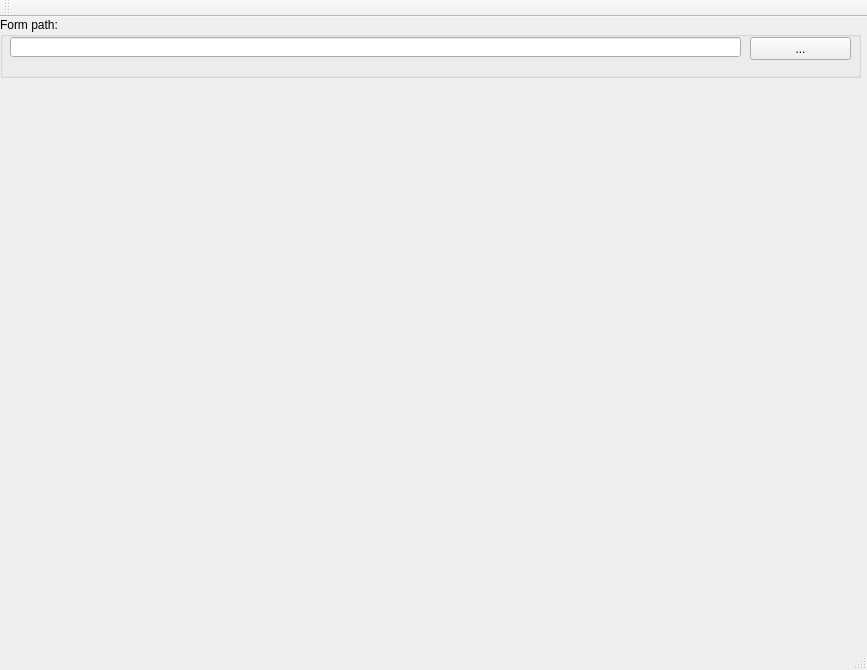
<?xml version="1.0" encoding="UTF-8"?>
<ui version="4.0">
 <class>MainWindow</class>
 <widget class="QMainWindow" name="MainWindow">
  <property name="geometry">
   <rect>
    <x>0</x>
    <y>0</y>
    <width>867</width>
    <height>670</height>
   </rect>
  </property>
  <property name="windowTitle">
   <string>anXFSPTRForm Engine</string>
  </property>
  <widget class="QWidget" name="centralWidget">
   <widget class="QGroupBox" name="groupBox">
    <property name="geometry">
     <rect>
      <x>0</x>
      <y>0</y>
      <width>861</width>
      <height>61</height>
     </rect>
    </property>
    <property name="title">
     <string>Form path:</string>
    </property>
    <widget class="QLineEdit" name="lineEdit_path">
     <property name="geometry">
      <rect>
       <x>10</x>
       <y>20</y>
       <width>731</width>
       <height>20</height>
      </rect>
     </property>
    </widget>
    <widget class="QPushButton" name="pushButton_select">
     <property name="geometry">
      <rect>
       <x>750</x>
       <y>20</y>
       <width>101</width>
       <height>23</height>
      </rect>
     </property>
     <property name="text">
      <string>...</string>
     </property>
    </widget>
   </widget>
  </widget>
  <widget class="QMenuBar" name="menuBar">
   <property name="geometry">
    <rect>
     <x>0</x>
     <y>0</y>
     <width>867</width>
     <height>23</height>
    </rect>
   </property>
  </widget>
  <widget class="QToolBar" name="mainToolBar">
   <attribute name="toolBarArea">
    <enum>TopToolBarArea</enum>
   </attribute>
   <attribute name="toolBarBreak">
    <bool>false</bool>
   </attribute>
  </widget>
  <widget class="QStatusBar" name="statusBar"/>
 </widget>
 <layoutdefault spacing="6" margin="11"/>
 <resources/>
 <connections/>
</ui>
